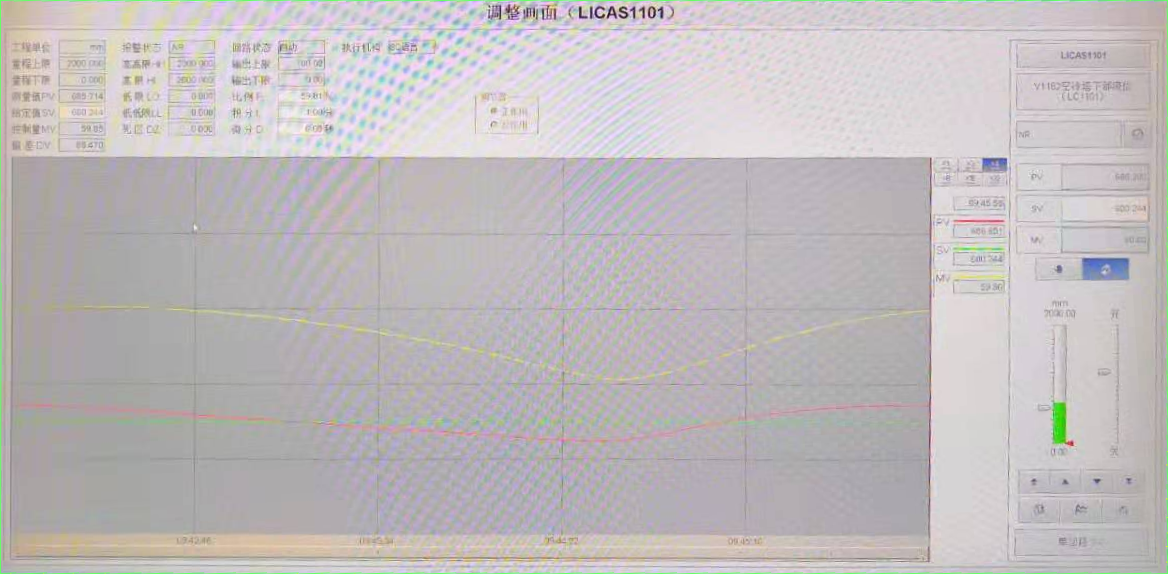
#> input picture transfer10.png, 1168 x 574 px, found by its file name
$ python tran.py
#> lines starting #> are read from the running program, lines starting #| are printed output that depends on the picture; after the words box and inside, x2 and y2 are one past the last pixel; in counts of white or black regions, pixels touching at a corner belong together
import cv2
import math
import numpy as np

def Img_Outline(input_dir):
#> called with input_dir = 'transfer10.png'
    original_img = cv2.imread(input_dir)
#> original_img is the input picture: shape (574, 1168, 3); mean B, G, R 189.2, 187.7, 192.4
    gray_img = cv2.cvtColor(original_img, cv2.COLOR_BGR2GRAY)
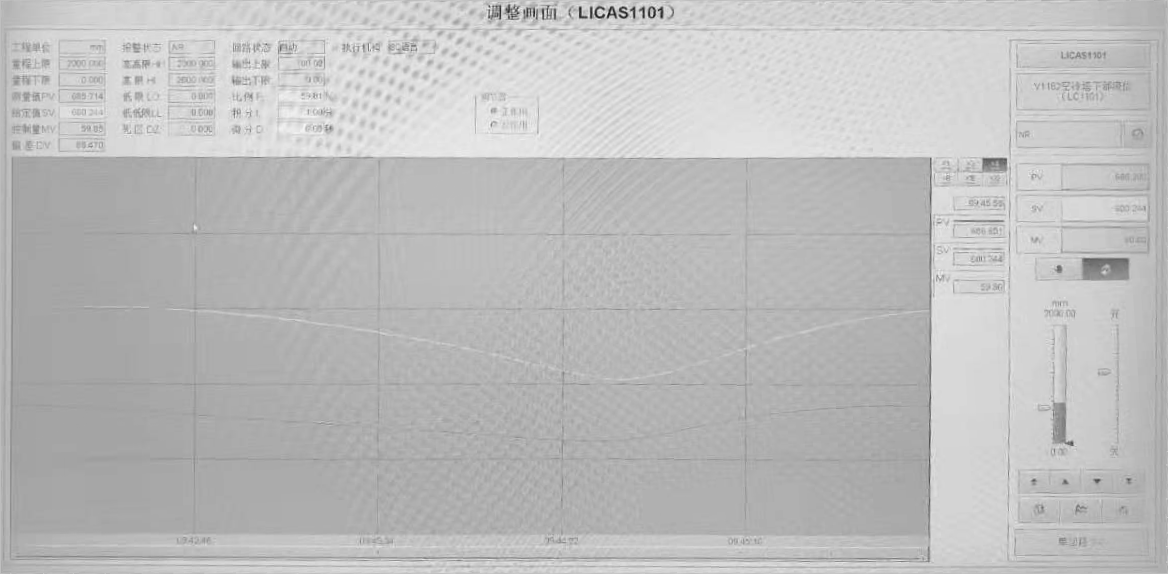
#> gray_img: shape (574, 1168); min 22, max 249, mean 189.3
    blurred = cv2.GaussianBlur(gray_img, (9, 9), 0)                     # 高斯模糊去噪（设定卷积核大小影响效果）
    _, RedThresh = cv2.threshold(blurred, 165, 255, cv2.THRESH_BINARY)  # 设定阈值165（阈值影响开闭运算效果）
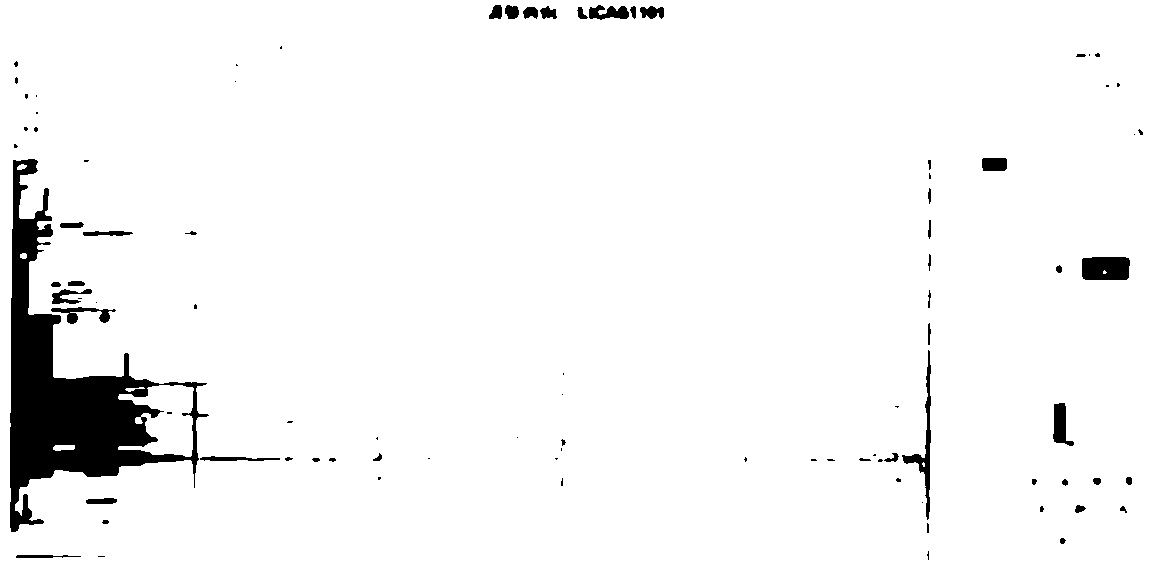
#> RedThresh: shape (574, 1168); 95.9% white; 91 black regions (46 under 20 px), largest, box (x1, y1, x2, y2) and area: (10, 159, 209, 532) 20354, (1082, 257, 1130, 280) 1054, (902, 350, 931, 520) 857
    kernel = cv2.getStructuringElement(cv2.MORPH_RECT, (5, 5))          # 定义矩形结构元素
    closed = cv2.morphologyEx(RedThresh, cv2.MORPH_CLOSE, kernel)       # 闭运算（链接块）
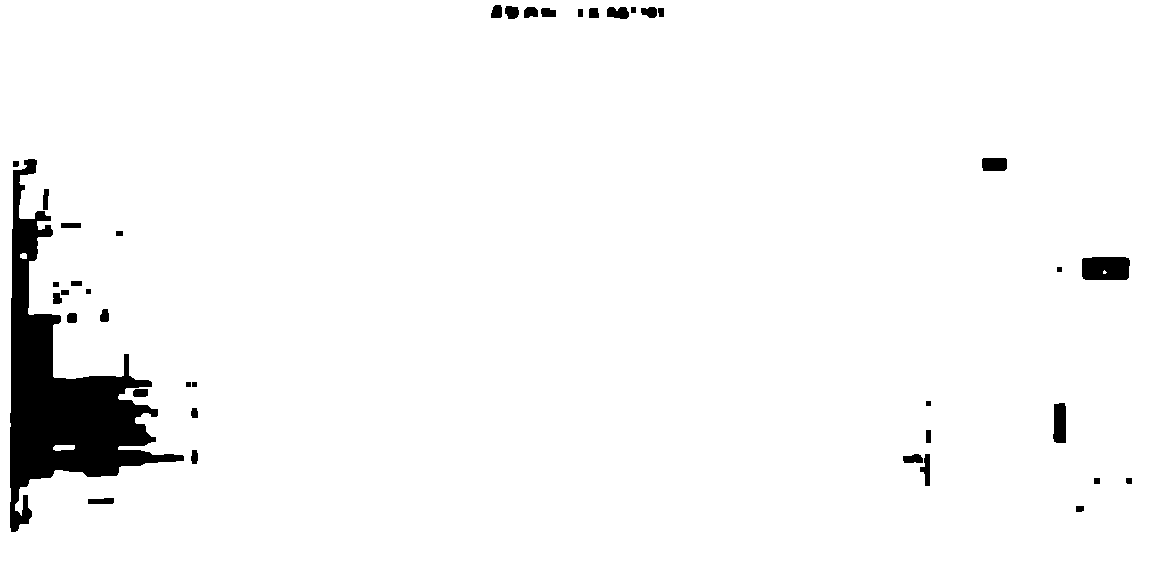
#> closed: shape (574, 1168); 96.4% white; 39 black regions, largest, box (x1, y1, x2, y2) and area: (10, 159, 184, 532) 19193, (1082, 257, 1130, 280) 1054, (1053, 403, 1066, 443) 475
    opened = cv2.morphologyEx(closed, cv2.MORPH_OPEN, kernel)           # 开运算（去噪点）
#> opened: shape (574, 1168); 96.4% white; 29 black regions
    return original_img, gray_img, RedThresh, closed, opened


def findContours_img(original_img, opened):
    contours, hierarchy = cv2.findContours(opened, cv2.RETR_LIST, cv2.CHAIN_APPROX_SIMPLE)
#> contours = 34 contours, 1 with area under 20; largest, box (x1, y1, x2, y2) and area: (0, 0, 1168, 574) 668691, (9, 158, 185, 533) 20664, (1081, 256, 1131, 281) 1130, (1052, 402, 1067, 444) 524, (902, 453, 931, 487) 432
    c = sorted(contours, key=cv2.contourArea, reverse=True)[1]   # 计算最大轮廓的旋转包围盒
#> c = contour of 249 points, box (x1, y1, x2, y2) (9, 158, 185, 533), area 20664
    rect = cv2.minAreaRect(c)                                    # 获取包围盒（中心点，宽高，旋转角度）
#> rect = ((31.53, 338.6), (189.5, 343.4), -22.91)
    box = np.int0(cv2.boxPoints(rect))                           # box
#> box = [[11, 533], [-122, 217], [51, 143], [185, 459]]
    draw_img = cv2.drawContours(original_img.copy(), [box], -1, (0, 0, 255), 3)

    print("box[0]:", box[0])
#| box[0]: [ 11 533]
    print("box[1]:", box[1])
#| box[1]: [-122  217]
    print("box[2]:", box[2])
#| box[2]: [ 51 143]
    print("box[3]:", box[3])
#| box[3]: [185 459]
    return box,draw_img

def Perspective_transform(box,original_img):
    # 获取画框宽高(x=orignal_W,y=orignal_H)
    orignal_W = math.ceil(np.sqrt((box[3][1] - box[2][1])**2 + (box[3][0] - box[2][0])**2))
    orignal_H= math.ceil(np.sqrt((box[3][1] - box[0][1])**2 + (box[3][0] - box[0][0])**2))

    # 原图中的四个顶点,与变换矩阵
    pts1 = np.float32([box[0], box[1], box[2], box[3]])
    pts2 = np.float32([[int(orignal_W+1),int(orignal_H+1)], [0, int(orignal_H+1)], [0, 0], [int(orignal_W+1), 0]])

    # 生成透视变换矩阵；进行透视变换
    M = cv2.getPerspectiveTransform(pts1, pts2)
    result_img = cv2.warpPerspective(original_img, M, (int(orignal_W+3),int(orignal_H+1)))

    return result_img

if __name__=="__main__":
    input_dir = "transfer10.png"
    original_img, gray_img, RedThresh, closed, opened = Img_Outline(input_dir)
    box, draw_img = findContours_img(original_img, opened)
#> box = [[11, 533], [-122, 217], [51, 143], [185, 459]]
    result_img = Perspective_transform(box, original_img)
#> in Perspective_transform, `orignal_W = math.ceil(np.sqrt((box[3][1] - box[2][1])**2 + (box[3][0] ..`: orignal_W = 344
#> in Perspective_transform, `orignal_H= math.ceil(np.sqrt((box[3][1] - box[0][1])**2 + (box[3][0] -..`: orignal_H = 190
#> in Perspective_transform, `pts1 = np.float32([box[0], box[1], box[2], box[3]])`: pts1 = [[11, 533], [-122, 217], [51, 143], [185, 459]]
#> in Perspective_transform, `pts2 = np.float32([[int(orignal_W+1),int(orignal_H+1)], [0, int(origna..`: pts2 = [[345, 191], [0, 191], [0, 0], [345, 0]]
#> in Perspective_transform, `M = cv2.getPerspectiveTransform(pts1, pts2)`: M = [[0.398, 0.931, -153.4], [-0.935, 0.397, -9.02], [1.12e-05, 1.08e-05, 1]]
#> in Perspective_transform, `result_img = cv2.warpPerspective(original_img, M, (int(orignal_W+3),in..`:
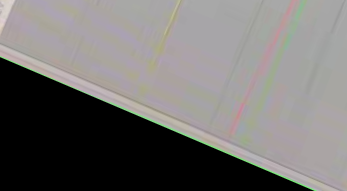
#> result_img: shape (191, 347, 3); mean B, G, R 111.4, 112.9, 115.3
    cv2.imshow("original", original_img)
    cv2.imshow("gray", gray_img)
    cv2.imshow("closed", closed)
    cv2.imshow("opened", opened)
    cv2.imshow("draw_img", draw_img)
    cv2.imshow("result_img", result_img)

    cv2.waitKey(0)
    cv2.destroyAllWindows()

$ run again, with 3.jpg saved as transfer10.png
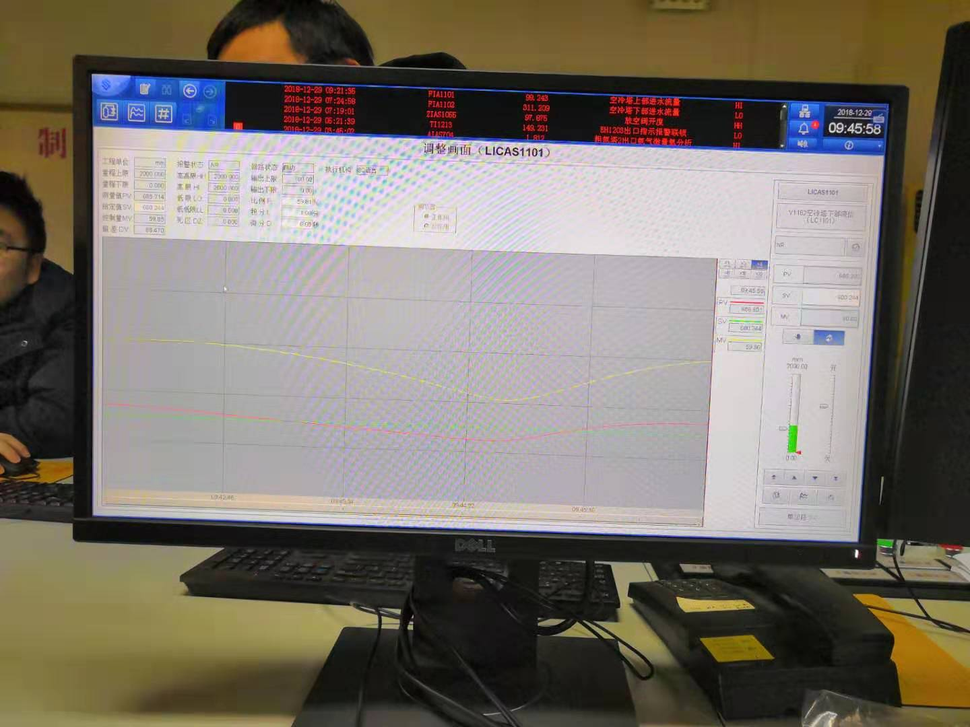
#> input picture 3.jpg, 970 x 727 px, shrunk from 1440 x 1080 before the run, found by its file name
#> in Img_Outline, original_img is the input picture: shape (727, 970, 3); mean B, G, R 106.3, 115.2, 122
#> in Img_Outline, `_, RedThresh = cv2.threshold(blurred, 165, 255, cv2.THRESH_BINARY)`:
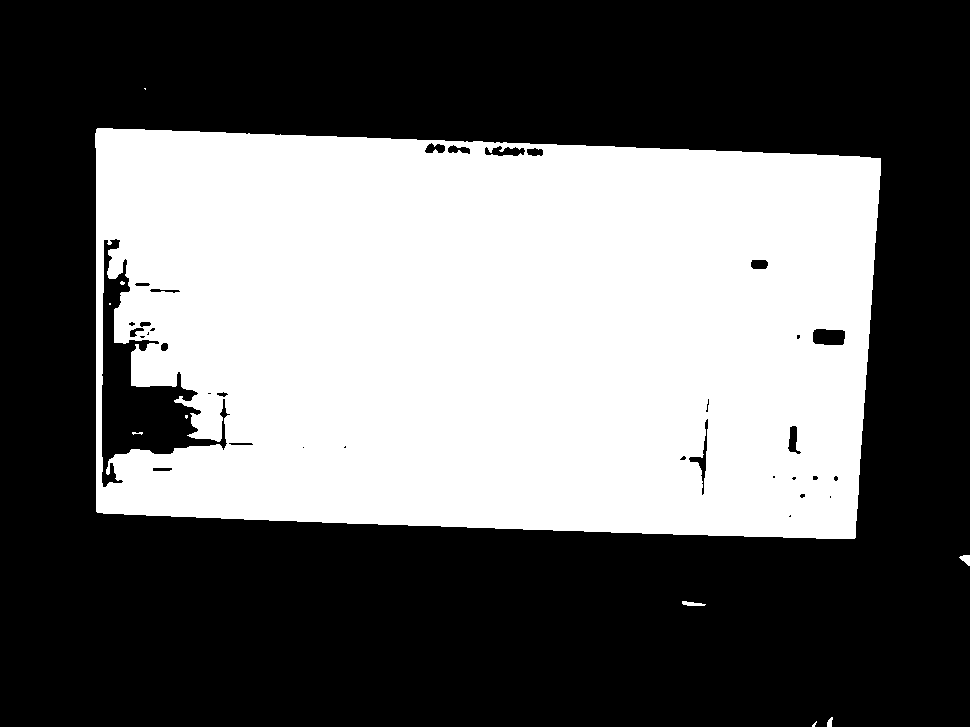
#> RedThresh: shape (727, 970); 40.7% white; 10 white regions (5 under 20 px), largest, box (x1, y1, x2, y2) and area: (95, 128, 881, 539) 286473, (682, 601, 706, 606) 78, (959, 555, 970, 566) 75, (827, 717, 833, 727) 42, (132, 432, 143, 435) 21
#> closed: shape (727, 970); 40.9% white; 8 white regions (3 under 20 px), largest, box (x1, y1, x2, y2) and area: (95, 128, 881, 539) 287913, (682, 601, 706, 606) 78, (959, 555, 970, 566) 75, (827, 717, 833, 727) 42, (132, 432, 143, 435) 24
#> opened: shape (727, 970); 40.8% white; 3 white regions
#> contours = 17 contours, 1 with area under 20; largest, box (x1, y1, x2, y2) and area: (95, 128, 881, 539) 296798, (101, 273, 216, 468) 8824, (812, 328, 846, 346) 508, (425, 144, 470, 154) 308, (788, 426, 798, 453) 208
#> c = contour of 134 points, box (x1, y1, x2, y2) (101, 273, 216, 468), area 8824
#> rect = ((140.3, 364.4), (115.9, 187.6), -11.62)
#> in findContours_img, `box = np.int0(cv2.boxPoints(rect))`: box = [[102, 467], [64, 284], [178, 260], [215, 444]]
#| box[0]: [102 467]
#| box[1]: [ 64 284]
#| box[2]: [178 260]
#| box[3]: [215 444]
#> orignal_W = 188
#> orignal_H = 116
#> pts1 = [[102, 467], [64, 284], [178, 260], [215, 444]]
#> pts2 = [[189, 117], [0, 117], [0, 0], [189, 0]]
#> M = [[0.203, 0.965, -286.9], [-0.97, 0.195, 121.9], [2.36e-05, -5.93e-05, 1]]
#> in Perspective_transform, `result_img = cv2.warpPerspective(original_img, M, (int(orignal_W+3),in..`:
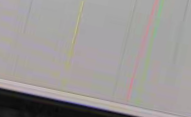
#> result_img: shape (117, 191, 3); mean B, G, R 151.3, 151.8, 155.5
